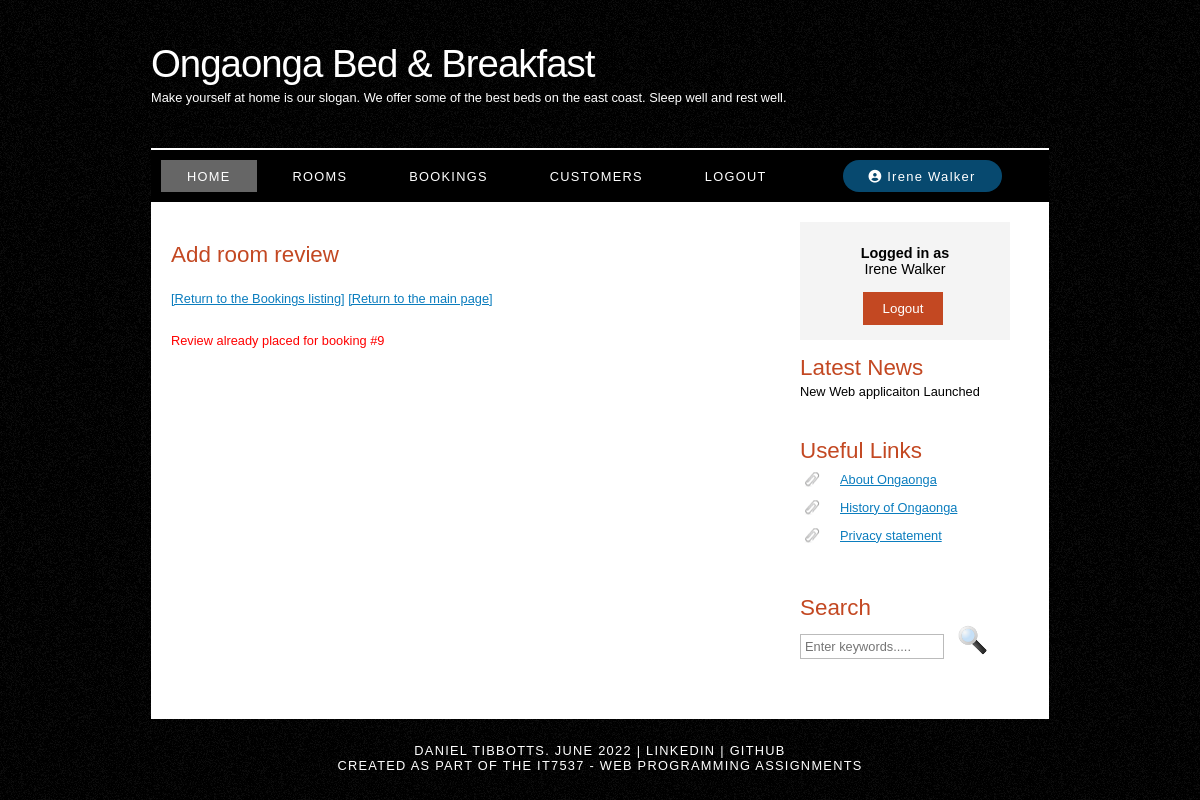
Before: /createroomreview.php?id=9 (signed in) with the older database file.
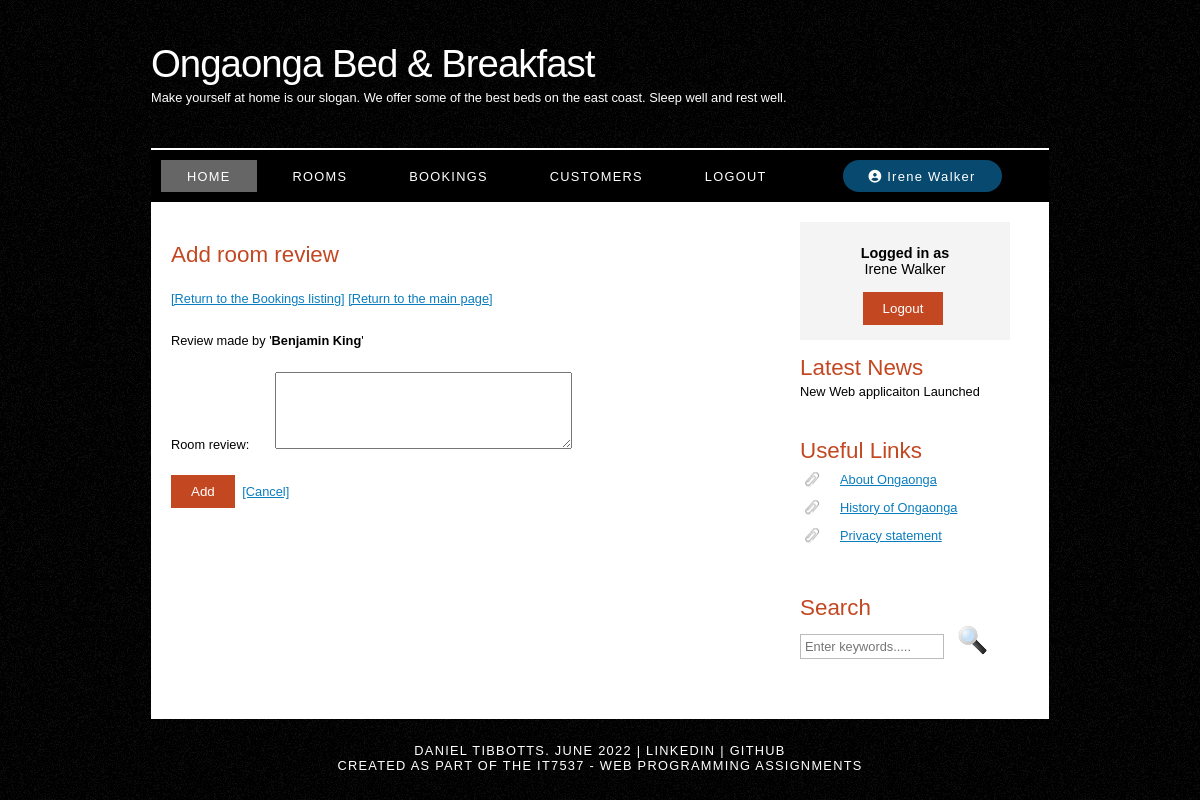
After: the same page with the newer database file.
### tables this page shows
CREATE TABLE IF NOT EXISTS booking (
  bookingID int UNSIGNED NOT NULL AUTO_INCREMENT,
  customerID int UNSIGNED NOT NULL,
  roomID int UNSIGNED NOT NULL,
  checkindate date NOT NULL,
  checkoutdate date NOT NULL,
  contactnumber varchar(14) NOT NULL,
  bookingextras varchar(250) DEFAULT NULL,
  roomreview varchar(250) DEFAULT NULL,
  PRIMARY KEY (bookingID),
  CONSTRAINT FK_customerID FOREIGN KEY (customerID) REFERENCES customer(customerID),
  CONSTRAINT FK_roomID FOREIGN KEY (roomID) REFERENCES room(roomID)
) AUTO_INCREMENT=1;

CREATE TABLE IF NOT EXISTS customer (
  customerID int unsigned NOT NULL auto_increment,
  firstname varchar(50) NOT NULL,
  lastname varchar(50) NOT NULL,
  email varchar(100) NOT NULL,
  username varchar(25) NOT NULL,
  password varchar(40) NOT NULL,
  PRIMARY KEY (customerID)
) AUTO_INCREMENT=1;

### includes/utilities.php (called while the page is built, shortened)
<?php
  function clean_input($field){
    return htmlspecialchars(stripslashes(trim($field)));
  }
?>

### createroomreview.php (the view, shortened to what this page needs)
<?php
  include "./components/header.php";
  include "./components/menu.php";
  include "./includes/utilities.php";
  $booking_id = 0;
  $room_review = "";
  $customer_name = "";
  $errors = 0;
  $error_messages = array();
  try {
    $db_connection = mysqli_connect(DB_HOSTNAME, DB_USER, DB_PASSWORD, DB_DATABASE);
  } catch (Exception $ex) {
    echo "Error: " . $ex->getMessage();
    $db_connection->close();
    exit;
  }
  if($_SERVER["REQUEST_METHOD"] == "GET"){
    try {
      if(isset($_GET['id'])) {
        if (empty($_GET['id']) || !is_numeric($_GET['id'])) {
          throw new Exception("Invalid Room ID");
        } else {
          $booking_id = clean_input($_GET['id']);
        }
      } else {
        throw new Exception("Booking id not provided");
      }
      $select_sql = " SELECT b.roomreview, b.customerID, c.firstname, c.lastname, b.checkoutdate
                      FROM (booking AS b
                      INNER JOIN customer AS c ON b.customerID = c.customerID)
                      WHERE bookingID=?";
      $select_stmt = $db_connection->prepare($select_sql);
      $select_stmt->bind_param("i", $booking_id);
      $select_stmt->execute();
      $select_result = $select_stmt->get_result();
      $select_rowcount = mysqli_num_rows($select_result);
      if($select_rowcount > 0){
        $row = mysqli_fetch_assoc($select_result);
        $room_review = $row['roomreview'];
        $customer_name = $row['firstname'] . " " . $row['lastname'];
        if(!empty($room_review) && !isset($_GET['success'])){
          throw new Exception("Review already placed for booking #$booking_id");
        }
      } else {
        throw new Exception("Booking #$booking_id not found");
      }
    } catch (Exception $ex) {
      array_push($error_messages, $ex->getMessage());
      $errors++;
    }
  }
?>
<div id="site_content">
  <?php include "./components/sidebar.php"; ?>
  <div id="content">
    <h1>Add room review</h1>
    <p>
      <a href="./listbookings.php">[Return to the Bookings listing]</a>
      <a href="./index.php">[Return to the main page]</a>
    </p>
    <?php if((isset($select_rowcount) && $select_rowcount > 0 && $errors == 0 && !isset($_GET['success'])) || $_SERVER["REQUEST_METHOD"] == "POST") {?>
      <p>Review made by '<span class="bold"><?php echo $customer_name; ?></span>'</p>
      <form method="POST" action="./createroomreview.php">
        <p class="field-container">
          <label for="roomreview">Room review:</label>
          <textarea
            id="roomreview"
            name="roomreview"
            rows="5"
            cols="35"
            maxlength="250"
            required><?php echo $room_review; ?></textarea>
        </p>
        <button type="submit">Add</button>
        <a href="./listbookings.php">[Cancel]</a>
      </form>
    <?php } ?>
    <p style="color: red;">
      <?php echo implode(", ", $error_messages); ?>
    </p>
    <p style="color: green;">
    </p>
  </div>
</div>
<?php include "./components/footer.php"; ?>

Changed rows visible on the page:
now on this page (row edited): booking: customerID.lastname "Benjamin King"
Other visible differences:
implode(", ", $error_messages): "Review already placed for booking #9" → (not shown)
text now shown: "Review made by ' ' Room review: Add [Cancel]"
